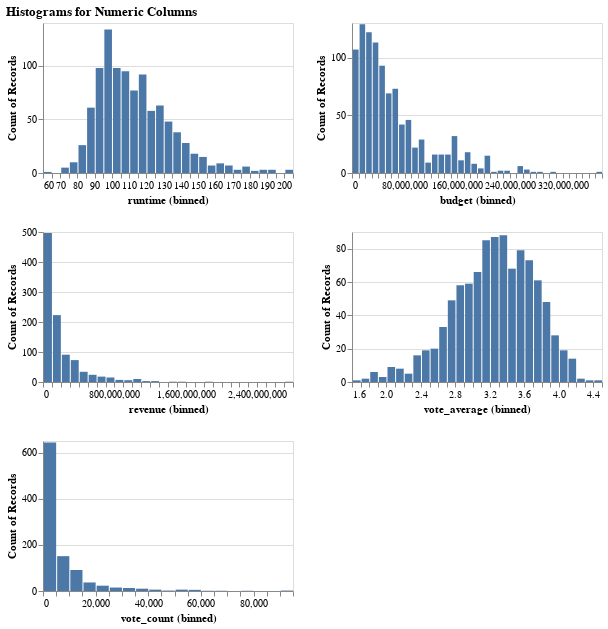

The notebook cell this image was saved under:
### Markdown cell above
**Question 1.6** <br> {points: 2}  

Use the Altair approach to repeating charts, `.repeat()`, to create a histogram for each of these numeric columns in a grid with 2 columns and 3 rows. Gives these charts a height of 150, and a width of 250.

Make sure to set maxbins to 40.

It is in the `.repeat()` function where you should specify an overall title.

*Save the plot in an object named `numeric_hist_plots`.*

### Code cell
numeric_hist_plots = alt.Chart(movies_df).mark_bar().encode(
    alt.X(alt.repeat(), type='quantitative', bin=alt.Bin(maxbins=40)),
    y='count()').properties(width=250, height=150).repeat(numeric_cols, columns=2,title="Histograms for Numeric Columns")
numeric_hist_plots

### Figure 1 — Vega-Lite specification as saved in the notebook (floating-point values rounded to 4 significant figures; data arrays with more than 128 entries replaced by an {"elided": "..."} marker saying what was removed)
{"config": {"view": {"continuousWidth": 400, "continuousHeight": 300}}, "repeat": ["runtime", "budget", "revenue", "vote_average", "vote_count"], "spec": {"data": {"name": "data-f7df15cbb7589172219c000e0418ebaa"}, "mark": "bar", "encoding": {"x": {"type": "quantitative", "bin": {"maxbins": 40}, "field": {"repeat": "repeat"}}, "y": {"type": "quantitative", "aggregate": "count"}}, "height": 150, "width": 250}, "columns": 2, "title": "Histograms for Numeric Columns", "$schema": "https://vega.github.io/schema/vega-lite/v4.8.1.json", "datasets": {"data-f7df15cbb7589172219c000e0418ebaa": {"elided": "1008 records"}}}
